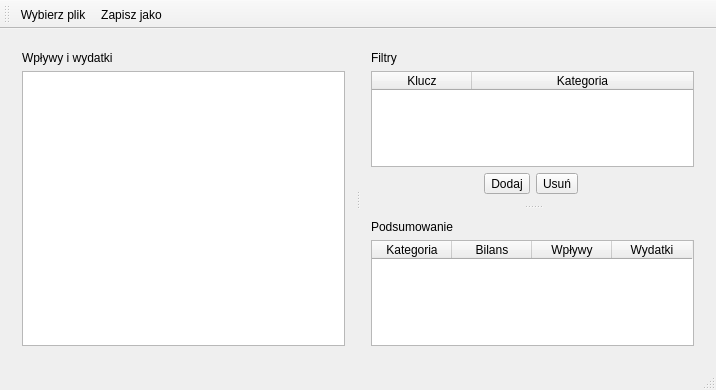
<?xml version="1.0" encoding="UTF-8"?>
<ui version="4.0">
 <class>MainWindow</class>
 <widget class="QMainWindow" name="MainWindow">
  <property name="geometry">
   <rect>
    <x>0</x>
    <y>0</y>
    <width>716</width>
    <height>390</height>
   </rect>
  </property>
  <property name="windowTitle">
   <string>Bilans</string>
  </property>
  <widget class="QWidget" name="centralWidget">
   <layout class="QHBoxLayout" name="horizontalLayout_3">
    <item>
     <widget class="QSplitter" name="splitter_2">
      <property name="orientation">
       <enum>Qt::Horizontal</enum>
      </property>
      <widget class="QWidget" name="layoutWidget">
       <layout class="QVBoxLayout" name="verticalLayout_3">
        <item>
         <widget class="QLabel" name="label">
          <property name="text">
           <string>Wpływy i wydatki</string>
          </property>
         </widget>
        </item>
        <item>
         <widget class="QTableView" name="tableView">
          <attribute name="horizontalHeaderCascadingSectionResizes">
           <bool>true</bool>
          </attribute>
          <attribute name="horizontalHeaderShowSortIndicator" stdset="0">
           <bool>false</bool>
          </attribute>
          <attribute name="verticalHeaderCascadingSectionResizes">
           <bool>true</bool>
          </attribute>
         </widget>
        </item>
       </layout>
      </widget>
      <widget class="QSplitter" name="splitter">
       <property name="orientation">
        <enum>Qt::Vertical</enum>
       </property>
       <widget class="QWidget" name="layoutWidget">
        <layout class="QVBoxLayout" name="verticalLayout">
         <item>
          <widget class="QLabel" name="label_2">
           <property name="text">
            <string>Filtry</string>
           </property>
          </widget>
         </item>
         <item>
          <widget class="QTableWidget" name="filtersTable">
           <property name="sortingEnabled">
            <bool>false</bool>
           </property>
           <property name="columnCount">
            <number>2</number>
           </property>
           <attribute name="horizontalHeaderCascadingSectionResizes">
            <bool>true</bool>
           </attribute>
           <attribute name="horizontalHeaderShowSortIndicator" stdset="0">
            <bool>false</bool>
           </attribute>
           <attribute name="horizontalHeaderStretchLastSection">
            <bool>true</bool>
           </attribute>
           <attribute name="verticalHeaderVisible">
            <bool>false</bool>
           </attribute>
           <column>
            <property name="text">
             <string>Klucz</string>
            </property>
           </column>
           <column>
            <property name="text">
             <string>Kategoria</string>
            </property>
           </column>
          </widget>
         </item>
         <item>
          <layout class="QHBoxLayout" name="horizontalLayout_4">
           <item alignment="Qt::AlignRight">
            <widget class="QToolButton" name="toolButtonAdd">
             <property name="text">
              <string>Dodaj</string>
             </property>
            </widget>
           </item>
           <item alignment="Qt::AlignLeft">
            <widget class="QToolButton" name="toolButtonRemove">
             <property name="text">
              <string>Usuń</string>
             </property>
            </widget>
           </item>
          </layout>
         </item>
        </layout>
       </widget>
       <widget class="QWidget" name="layoutWidget">
        <layout class="QVBoxLayout" name="verticalLayout_2">
         <item>
          <widget class="QLabel" name="label_3">
           <property name="text">
            <string>Podsumowanie</string>
           </property>
          </widget>
         </item>
         <item>
          <widget class="QTableWidget" name="summaryTable">
           <property name="sortingEnabled">
            <bool>true</bool>
           </property>
           <attribute name="horizontalHeaderDefaultSectionSize">
            <number>80</number>
           </attribute>
           <attribute name="horizontalHeaderStretchLastSection">
            <bool>false</bool>
           </attribute>
           <column>
            <property name="text">
             <string>Kategoria</string>
            </property>
           </column>
           <column>
            <property name="text">
             <string>Bilans</string>
            </property>
           </column>
           <column>
            <property name="text">
             <string>Wpływy</string>
            </property>
           </column>
           <column>
            <property name="text">
             <string>Wydatki</string>
            </property>
           </column>
          </widget>
         </item>
        </layout>
       </widget>
      </widget>
     </widget>
    </item>
   </layout>
  </widget>
  <widget class="QToolBar" name="mainToolBar">
   <property name="contextMenuPolicy">
    <enum>Qt::PreventContextMenu</enum>
   </property>
   <property name="toolButtonStyle">
    <enum>Qt::ToolButtonTextBesideIcon</enum>
   </property>
   <attribute name="toolBarArea">
    <enum>TopToolBarArea</enum>
   </attribute>
   <attribute name="toolBarBreak">
    <bool>false</bool>
   </attribute>
   <addaction name="actionChangeFile"/>
   <addaction name="actionSaveAs"/>
  </widget>
  <widget class="QStatusBar" name="statusBar"/>
  <action name="actionLoadPKO">
   <property name="text">
    <string>Wczytaj plik z PKO (.xml)</string>
   </property>
  </action>
  <action name="actionLoadBS">
   <property name="text">
    <string>Wczytaj plik z Banku Spóldzielczego</string>
   </property>
   <property name="toolTip">
    <string>Wczytaj plik z Banku Spóldzielczego</string>
   </property>
  </action>
  <action name="actionChangeFile">
   <property name="icon">
    <iconset theme="document-open">
     <normaloff>.</normaloff>.</iconset>
   </property>
   <property name="text">
    <string>Wybierz plik</string>
   </property>
   <property name="toolTip">
    <string>Wybierz bilans, który chcesz wyświetlić</string>
   </property>
   <property name="shortcut">
    <string>Ctrl+O</string>
   </property>
  </action>
  <action name="actionSaveAs">
   <property name="icon">
    <iconset theme="document-save-as"/>
   </property>
   <property name="text">
    <string>Zapisz jako</string>
   </property>
   <property name="toolTip">
    <string>Zapisuje aktualny bilans w innym miejscu</string>
   </property>
   <property name="shortcut">
    <string>Ctrl+S</string>
   </property>
  </action>
 </widget>
 <layoutdefault spacing="6" margin="11"/>
 <resources/>
 <connections/>
</ui>
